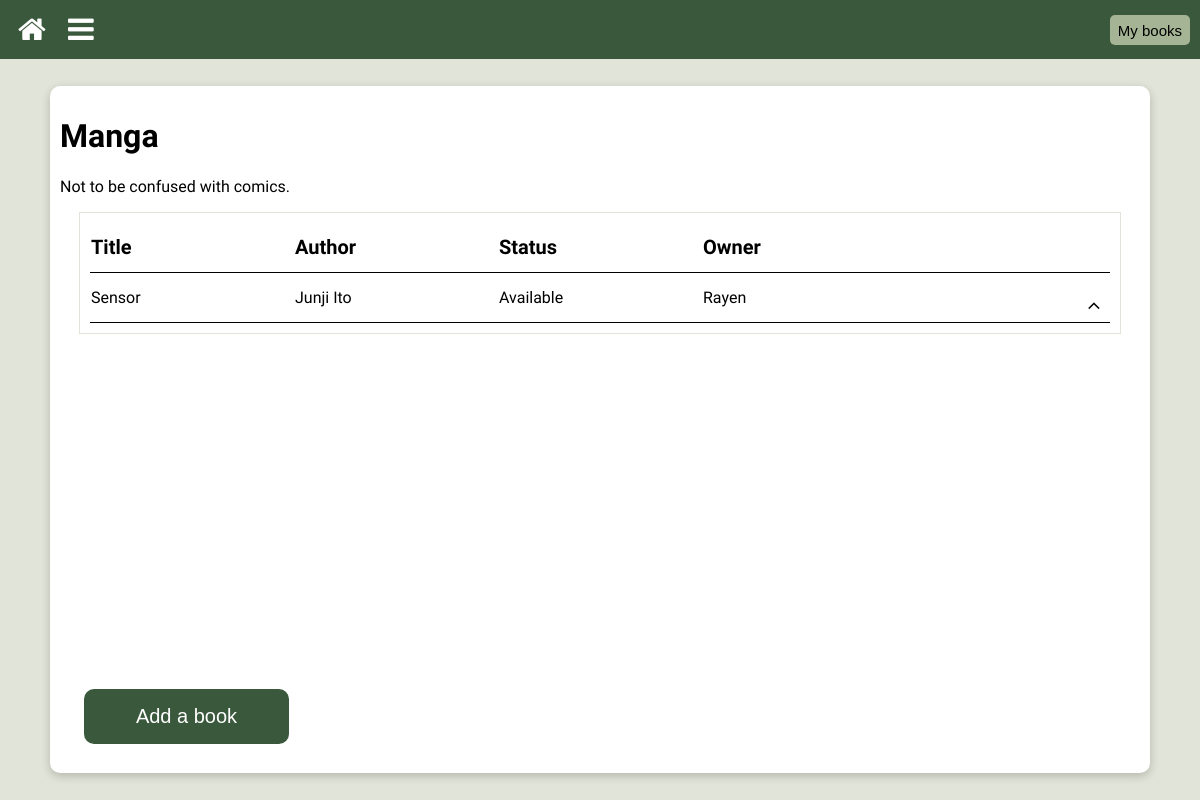
/manga (signed in), run on the app's committed database.
### library/models.py (models this page shows, shortened)
class BookType(models.Model):
    booktype = models.CharField(max_length=30)
    @property
    def url(self):
        return f'{self.booktype}'.lower()
    def __str__(self):
        return f'{self.booktype}'

class Book(models.Model):
    STATUS_CHOICES = {
        "Y" : "Available",
        "O" : "On Loan",
        "R" : "Reserved",
        "U" : "Unavailable",
    }
    PERSON_CHOICES = {
        "R" : "Rayen",
        "D" : "Don",
        "C" : "Charlie",
        "S" : "Sam",
        "H" : "Honey",
        "A" : "Ash",
        "O" : "Soph",
        "N" : "None",
    }
    title = models.CharField(max_length=200, blank=True)
    author = models.CharField(max_length=200, blank=True)
    booktype = models.ForeignKey(BookType, on_delete=models.CASCADE, related_name='books')
    genre = models.ForeignKey(Genre, on_delete=models.CASCADE, related_name='books')
    owner = models.CharField(max_length=1, choices=PERSON_CHOICES, default="N")
    blurb = models.CharField(max_length=1000, blank=True, default='')
    tags = TaggableManager()
    status = models.CharField(max_length=1, choices=STATUS_CHOICES, default="Available")
    borrower = models.CharField(max_length=1, choices=PERSON_CHOICES, default="N")
    class Meta:
        ordering = ['title']

### library/views.py (the view)
# urls.py: path("<slug:booktype>", views.list),
@login_required(login_url="/login/")
def list(request, booktype="all", genre=None):
    template = loader.get_template('list.html')
    list_context = get_list_context(booktype, genre)
    context = header_context | list_context
    return HttpResponse(template.render(context, request))

### library/contexts.py (called while the page is built)
def get_list_context(booktype_url, genre_url):
    context = list_context_base[booktype_url]
    if booktype_url == "all":
        context['list'] = Book.objects.all()
    else:
        booktype = booktype_url.title()
        if genre_url:
            genre = genre_url.title()
            context['list'] = Book.objects.filter(booktype__booktype=booktype).filter(genre__genre=genre)
        else:
            context['list'] = Book.objects.filter(booktype__booktype=booktype)
    return context

### library/models.py (called while the page is built)
    @property
    def url(self):
        return f'{self.genre}'.lower()

### templates/list.html (shortened to what this page needs)
{% extends "base.html" %}
{% load static %}
{% block container %}list{% endblock %}
{% block content %}
    <div class="main">
        <div class="text-container">
            <h1>{{ title }}</h1>
            <p>{{ intro }}</p>
            <div class="list-container">
            <table class="list-table">
                <tr class="header-row">
                    <th>Title</th>
                    <th>Author</th>
                    <th>Status</th>
                    <th>Owner</th>
                    <th></th>
                </tr>
                {% if list %}
                    {% for item in list %}
                        <tr id="row_{{ item.id }}" class="collapsed-row">
                            <td>{{ item.title }}</td>
                            <td>{{ item.author }}</td>
                            {% if item.booktype.booktype == "Series" %}
                                <td>-</td>
                            {% else %}
                                <td>{{ item.get_status_display }}</td>
                            {% endif %}
                            <td>{{ item.get_owner_display }}</td>
                            <td>
                                <button class="iconbtn iconbtn-small action" expanded="false" id="{{ item.id }}" onclick="toggle(this.id)"><i class="fa black fa-angle-up" id="icon_{{ item.id }}"></i></button>
                            </td>
                        </tr>
                    {% endfor %}
                {% else %}
                   <tr>
                     <td class="list-no-items">No items have been added for this section yet :(</td>
                   </tr>
                {% endif %}
        </table>
        </div>
        <button class="text-button text-large add-book" onclick="window.location.href='/book';">Add a book</button>
        </div>
    </div>
{% endblock %}

### static/css/base.css (style rules this page uses)
body { margin: 0; height: 100vh; }
.add-book { position: fixed; bottom: 7%; left: 7%; }

### static/css/list.css (style rules this page uses)
.action { float: right; }
.list-container { position: absolute; max-height: 60%; overflow-x: hidden; overflow-y: scroll; display:block; border: 1px solid var(--main-grey); left: 0; right: 0; margin: 0 auto; padding: 10px; width: 85%; }
.list-table { width: 100%; white-space: nowrap; table-layout: fixed; border-collapse: collapse; }
.list-table tr { height: 50px; }
.list-table th { font-weight: bold; font-size: 20px; }
.list-table th, .list-table td { padding-bottom: 2px; overflow: hidden; text-overflow: ellipsis; border-collapse: collapse; text-align: left; }
.header-row, .collapsed-row { border:0; border-bottom: 1px solid black; background-color: transparent; }

### static/css/assets/assets.css (style rules this page uses)
:root { --main-green: #3A593C; --secondary-green: #A4B494; --main-grey: #E1E4D8; --accent-blue: #6C91C2; --accent-red: #BF8B85; }
.main { grid-area: main; background-color: var(--main-grey); min-height: 100%; display: flex; align-items: center; justify-content: center; }
.text-container { border-radius: 10px; background-color: white; color: black; width: 90%; min-height: 90%; max-height: 90%; padding: 10px; box-shadow: 0 3px 10px rgb(0 0 0 / 0.2); font-family: 'Recursive', sans-serif; }

### static/css/assets/buttons.css (style rules this page uses)
.text-button { border-color: transparent; background-color: var(--main-green); color:white; }
.text-large { border-radius: 10px; width: 205px; height: 55px; font-size: 20px; }
.iconbtn { float:left; -ms-transform: translateY(25%); transform: translateY(25%); margin-left: 10px; border-radius: 10px; background-color: transparent; border-color: transparent; }
.iconbtn-small { width: 30px; height: 30px; font-size: 20px; }
.black { color: black; }

### data on the page
BookType: booktype "Manga"
Book: title "Sensor", author "Junji Ito", status "Available", owner "Rayen"

### other printed values
{{ intro }} "Not to be confused with comics."
